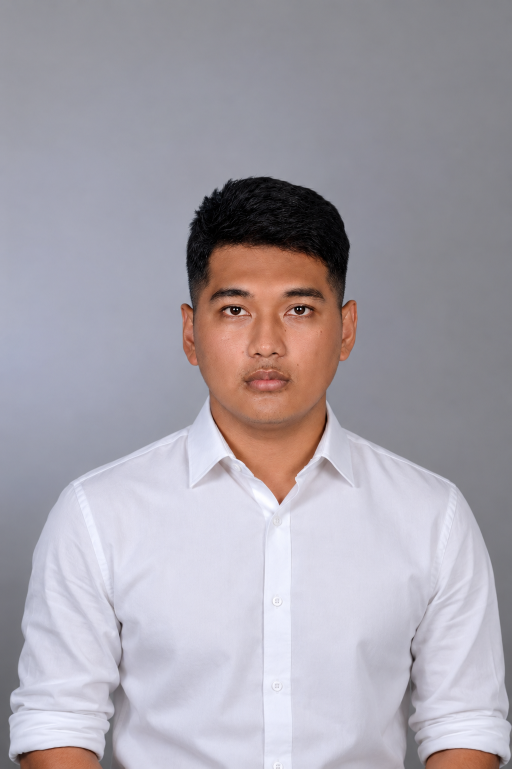
#> input picture assets/portrait.png, 1023 x 1537 px (shown at 1/2 size)
$ python make-avatar.py
#> lines starting #> are read from the running program, lines starting #| are printed output that depends on the picture
"""Create a square face-cropped avatar PNG for the profile SVG."""

from pathlib import Path

from PIL import Image, ImageDraw, ImageFilter, ImageOps

ROOT = Path(__file__).resolve().parent.parent
SRC = ROOT / "assets" / "portrait.png"
if not SRC.exists():
    SRC = Path(r"D:\Images\chochkimhour.png")
OUT = ROOT / "assets" / "avatar.png"


def main() -> None:
    img = Image.open(SRC).convert("RGB")
#> img is the input picture: PIL image 1023x1537 RGB; mean R, G, B 167.3, 162.4, 171
    w, h = img.size
#> w = 1023; h = 1537
    # Face-focused square crop (head + a bit of shoulders)
    side = int(min(w, h) * 0.62)
#> side = 634
    cx, cy = w // 2, int(h * 0.38)
#> cx = 511; cy = 584
    left = max(0, cx - side // 2)
#> left = 194
    top = max(0, cy - side // 2)
#> top = 267
    right = min(w, left + side)
#> right = 828
    bottom = min(h, top + side)
#> bottom = 901
    img = img.crop((left, top, right, bottom))
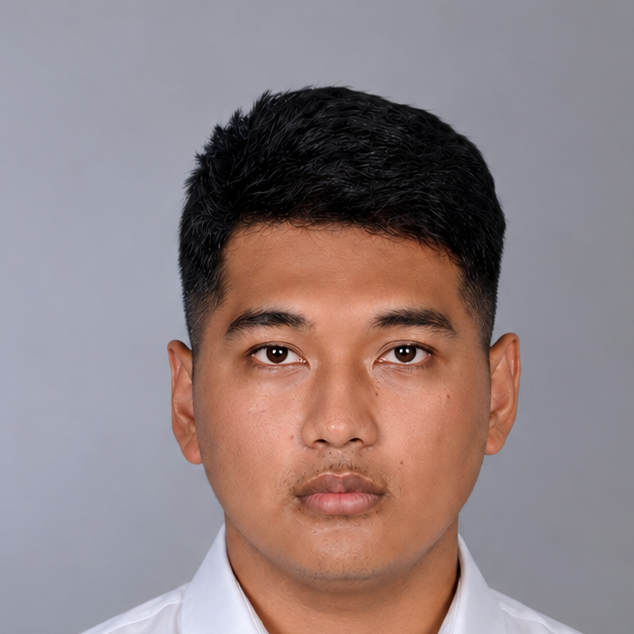
#> img: PIL image 634x634 RGB; mean R, G, B 144.5, 128.7, 129.8
    img = img.resize((360, 360), Image.Resampling.LANCZOS)
#> img: PIL image 360x360 RGB
    img = ImageOps.autocontrast(img, cutoff=1)
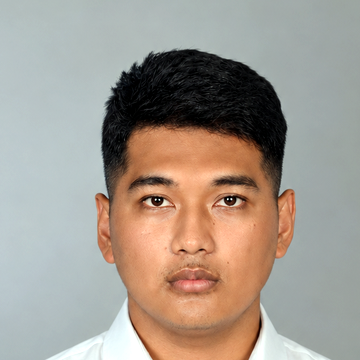
#> img: PIL image 360x360 RGB; mean R, G, B 163.5, 153.3, 143

    # Soft circular alpha (for previews; SVG also clips)
    mask = Image.new("L", (360, 360), 0)
#> mask: PIL image 360x360 L; every value is 0
    draw = ImageDraw.Draw(mask)
    draw.ellipse((2, 2, 357, 357), fill=255)
    mask = mask.filter(ImageFilter.GaussianBlur(0.6))
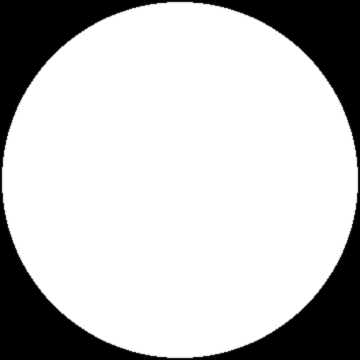
#> mask: PIL image 360x360 L; min 0, max 255, mean 195.8
    rgba = img.convert("RGBA")
    rgba.putalpha(mask)
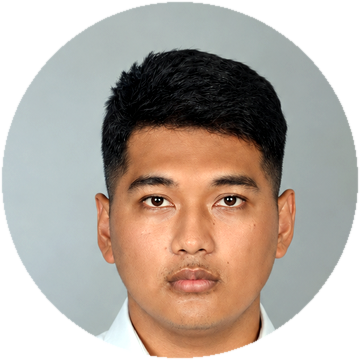
#> rgba: PIL image 360x360 RGBA; mean R, G, B, A 163.5, 153.3, 143, 195.8; transparent parts drawn white
    OUT.parent.mkdir(parents=True, exist_ok=True)
    rgba.save(OUT, optimize=True)
#> (the run stopped early here; a loop or call above may not have finished)
